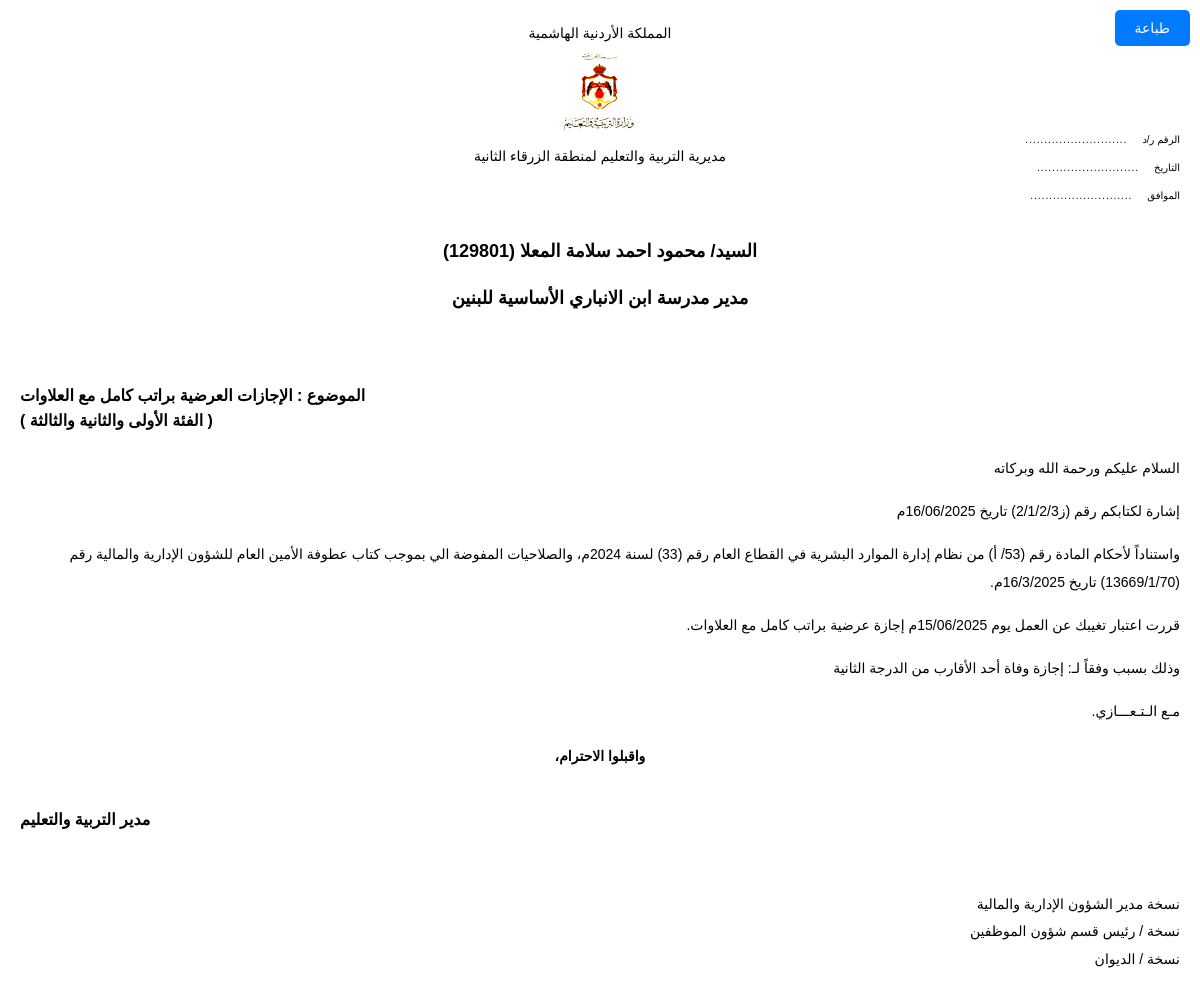
Screenshot of /principal_casual_leaves/print/14 (signed in) with the database file from the repository.
### models.py (models this page shows, shortened)
class Employee(db.Model):
    id = db.Column(db.Integer, primary_key=True)
    ministry_number = db.Column(db.String(20), unique=True, nullable=False)  # الرقم الوزاري
    name = db.Column(db.String(100), nullable=False)  # الاسم
    civil_id = db.Column(db.String(20), unique=True, nullable=False)  # الرقم المدني (changed from national_id)
    gender = db.Column(db.String(10), nullable=False)  # الجنس
    job_title = db.Column(db.String(50), nullable=False)  # الوظيفة
    qualification = db.Column(db.String(50), nullable=False)  # المؤهل
    bachelor_specialization = db.Column(db.String(100))  # تخصص بكالوريوس
    high_diploma_specialization = db.Column(db.String(100))  # تخصص دبلوم العالي
    masters_specialization = db.Column(db.String(100))  # تخصص ماجستير
    phd_specialization = db.Column(db.String(100))  # تخصص دكتوراه
    subject = db.Column(db.String(100))  # المبحث الدراسي
    phone_number = db.Column(db.String(20))  # رقم الهاتف
    appointment_date = db.Column(db.Date, nullable=False)  # تاريخ التعيين
    school_id = db.Column(db.Integer, db.ForeignKey('school.id'), nullable=False)  # المدرسة
    is_directorate_employee = db.Column(db.Boolean, default=False)  # موظف مديرية
    school = db.relationship('School', backref=db.backref('employees', lazy=True))
    transfers = db.relationship('Transfer', backref='employee', lazy=True, cascade="all, delete-orphan")
    leaves = db.relationship('Leave', backref='employee', lazy=True, cascade="all, delete-orphan")
    leave_balances = db.relationship('LeaveBalance', backref='employee', lazy=True, cascade="all, delete-orphan")
    converted_departures = db.relationship('ConvertedDeparture', backref='employee', lazy=True, cascade="all, delete-orphan")
    monthly_departure_balances = db.relationship('MonthlyDepartureBalance', backref='employee', lazy=True, cascade="all, delete-orphan")

class School(db.Model):
    id = db.Column(db.Integer, primary_key=True)
    name = db.Column(db.String(100), nullable=False)  # اسم المدرسة
    phone = db.Column(db.String(20))  # رقم هاتف المدرسة
    address = db.Column(db.String(200))  # عنوان المدرسة
    gender = db.Column(db.String(20))  # جنس المدرسة (ذكور، إناث، مختلطة)
    region = db.Column(db.String(50))  # المنطقة

class PrincipalCasualLeave(db.Model):
    __tablename__ = 'principal_casual_leaves'
    id = db.Column(db.Integer, primary_key=True)
    employee_id = db.Column(db.Integer, db.ForeignKey('employee.id'), nullable=False)  # الموظف (مدير المدرسة)
    school_id = db.Column(db.Integer, db.ForeignKey('school.id'), nullable=False)  # المدرسة
    school_letter_number = db.Column(db.String(100), nullable=False)  # رقم كتاب المدرسة
    school_letter_date = db.Column(db.Date, nullable=False)  # تاريخ كتاب المدرسة
    leave_reason = db.Column(db.Text, nullable=False)  # سبب الإجازة
    start_date = db.Column(db.Date, nullable=False)  # تاريخ بداية الإجازة
    end_date = db.Column(db.Date, nullable=False)  # تاريخ نهاية الإجازة
    days_count = db.Column(db.Integer, nullable=False)  # عدد أيام الإجازة
    notes = db.Column(db.Text, nullable=True)  # ملاحظات إضافية
    created_at = db.Column(db.DateTime, default=datetime.utcnow)
    updated_at = db.Column(db.DateTime, default=datetime.utcnow, onupdate=datetime.utcnow)
    employee = db.relationship('Employee', backref=db.backref('principal_casual_leaves', lazy=True))
    school = db.relationship('School', backref=db.backref('principal_casual_leaves', lazy=True))

### routes/principal_leaves_routes.py (the view)
@principal_leaves.route('/principal_casual_leaves/print/<int:id>')
@login_required
@permission_required('can_view_leaves')
def print_principal_casual_leave(id):
    leave = PrincipalCasualLeave.query.get_or_404(id)
    return render_template('principal_casual_leaves/print.html', leave=leave)

### app.py (called while the page is built)
@app.context_processor
def inject_now():
    return {'now': datetime.now()}

@app.context_processor
def inject_user():
    current_user = None
    if 'user_id' in session:
        current_user = User.query.get(session['user_id'])
    return dict(current_user=current_user)

@app.before_request
def check_login():
    allowed_routes = ['auth.login', 'static']
    if 'user_id' not in session and request.endpoint and not any(request.endpoint.startswith(route) for route in allowed_routes):
        return redirect(url_for('auth.login'))

### models.py (called while the page is built, shortened)
    def has_permission(self, permission=None):
        if self.is_admin:
            if permission:
                return True

### templates/principal_casual_leaves/print.html (shortened to what this page needs)
<!DOCTYPE html>
<html lang="ar" dir="rtl">
<head>
</head>
<body>
    <button class="print-button no-print" onclick="window.print()">طباعة</button>
    <div class="header">
        <div class="header-text">
            <p>المملكة الأردنية الهاشمية</p>
            <img src="{{ url_for('static', filename='images/jordan_coat_of_arms.png') }}" alt="شعار المملكة الأردنية الهاشمية" style="height: 80px; margin: 5px 0;">
            <p>مديرية التربية والتعليم لمنطقة الزرقاء الثانية</p>
        </div>
    </div>
    <div class="document-info">
        <p>الرقم ر/د</p>
        <p>التاريخ</p>
        <p>الموافق</p>
    </div>
    <div class="title">
        <p>السيد/ {{ leave.employee.name }} ({{ leave.employee.ministry_number }})</p>
        <p>مدير مدرسة {{ leave.school.name }} </p>
    </div>
    <div class="subject">
        <p>الموضوع : الإجازات العرضية براتب كامل مع العلاوات<br>
        ( الفئة الأولى والثانية والثالثة )</p>
    </div>
    <div class="content">
        <p>السلام عليكم ورحمة الله وبركاته</p>
        <p>إشارة لكتابكم رقم ({{ leave.school_letter_number }}) تاريخ {{ leave.school_letter_date.strftime('%d/%m/%Y') }}م</p>
        <p>واستناداً لأحكام المادة رقم (53/ أ) من نظام إدارة الموارد البشرية في القطاع العام رقم (33) لسنة 2024م، والصلاحيات المفوضة الي بموجب كتاب عطوفة الأمين العام للشؤون الإدارية والمالية رقم (13669/1/70) تاريخ 16/3/2025م.</p>
        <p>قررت اعتبار تغيبك عن العمل يوم {{ leave.start_date.strftime('%d/%m/%Y') }}م
        إجازة عرضية براتب كامل مع العلاوات.</p>
        <p>وذلك بسبب وفقاً لـ: {{ leave.leave_reason }}</p>
        <p>مـع الـتـعـــازي. </p>
    </div>
    <div class="respect">
        <p>واقبلوا الاحترام،</p>
    </div>
    <div class="signature-section">
        <p style="text-align: left; margin-top: 30px; font-size: 16px; font-weight: bold; margin-bottom: 5px;">
            مدير التربية والتعليم
        </p>
    </div>
    <div class="copies">
        <p>نسخة مدير الشؤون الإدارية والمالية</p>
        <p>نسخة / رئيس قسم شؤون الموظفين</p>
        <p>نسخة / الديوان</p>
    </div>
</body>
</html>

### templates/principal_casual_leaves/print.html (style rules this page uses)
body { font-family: 'Arial', sans-serif; font-size: 14px; line-height: 1.6; color: #000; margin: 0; padding: 20px; }
.header { text-align: center; margin-bottom: 20px; }
.header-text { text-align: center; margin-bottom: 7px; }
.header-text p { margin: 2px 0; font-size: 14px; }
.document-info { position: absolute; top: 120px; right: 20px; text-align: right; font-size: 10px; }
.document-info p { margin: 12px 0; display: flex; justify-content: flex-start; text-align: right; }
.document-info p::after { content: "..........................."; margin-right: 15px; letter-spacing: 1px; }
.title { text-align: center; margin: 70px 0; font-weight: bold; font-size: 18px; }
.subject { text-align: left; margin: 0px 0; font-weight: bold; font-size: 16px; }
.content { text-align: right; margin: 20px 0; line-height: 2; }
.content p { margin: 15px 0; text-align: right; }
.respect { text-align: center; margin: 10px 0; font-weight: bold; }
.signature-section { margin-top: 40px; text-align: left; }
.copies { margin-top: 60px; text-align: right; }
.copies p { margin: 5px 0; }
.print-button { position: fixed; top: 10px; right: 10px; background: #007bff; color: white; border: none; padding: 10px 20px; border-radius: 5px; cursor: pointer; font-size: 14px; }

### rows the page displays
Employee: employee.name "محمود احمد سلامة المعلا", employee.ministry_number "129801"
School: school.name "ابن الانباري الأساسية للبنين"
PrincipalCasualLeave: school_letter_number "ز2/1/2/3", school_letter_date "16/06/2025", start_date "15/06/2025", leave_reason "إجازة وفاة أحد الأقارب من الدرجة الثانية"
